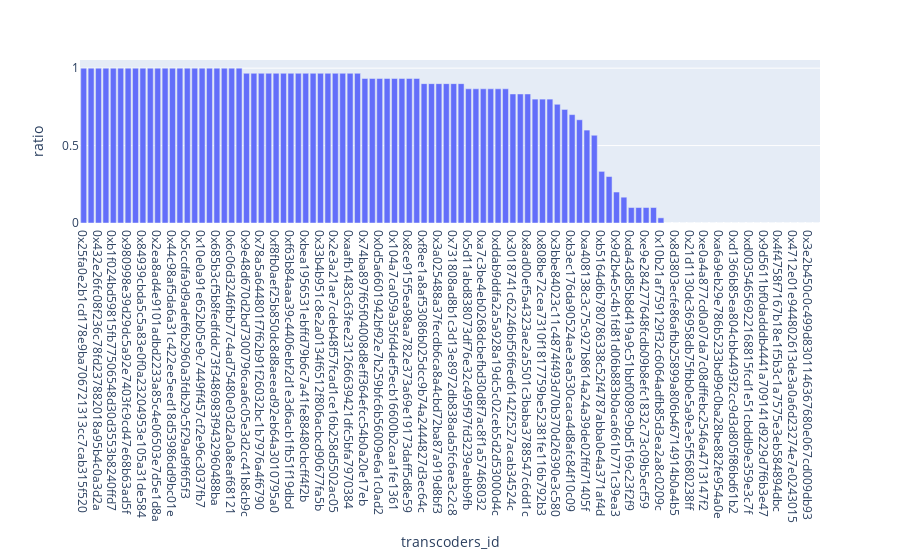

The code cell stored with this chart in its notebook:
### Code cell
import plotly.express as px
fig = px.bar(call_ratio.sort_values('ratio',ascending=False), x='transcoders_id', y='ratio')
fig.show()
